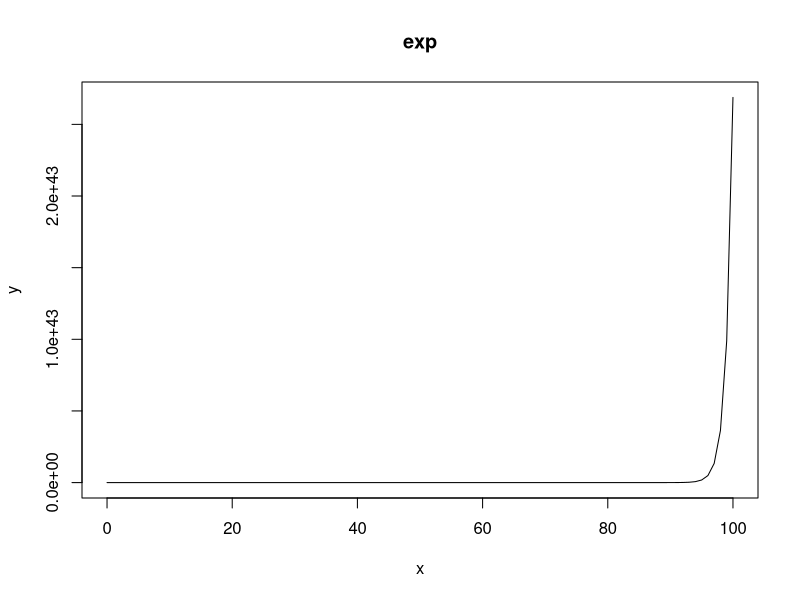
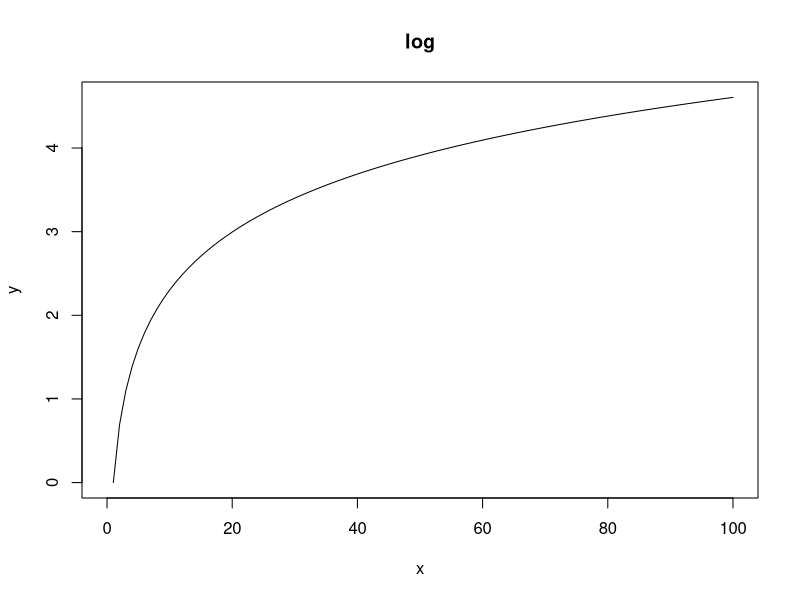
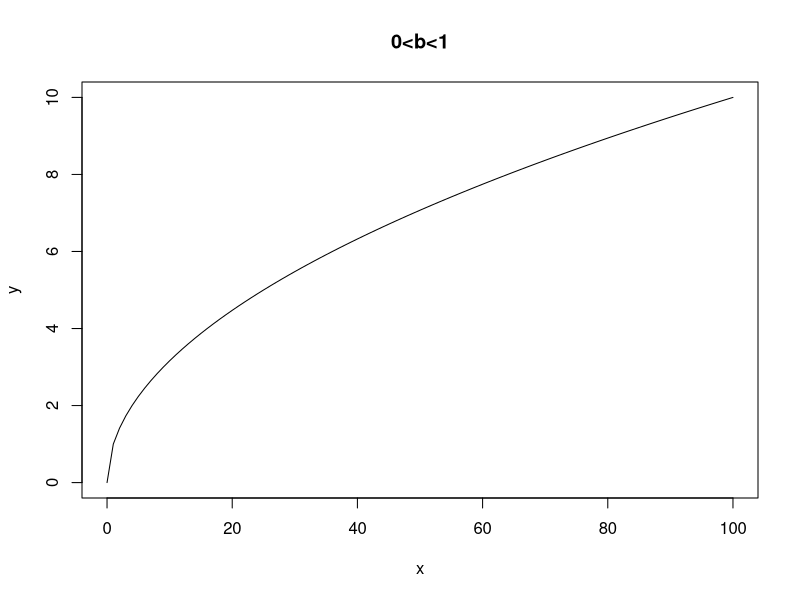
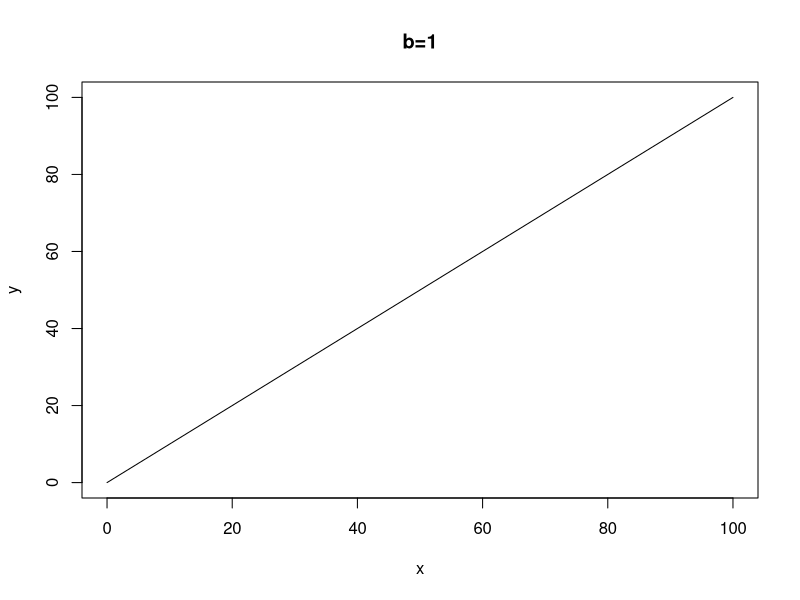
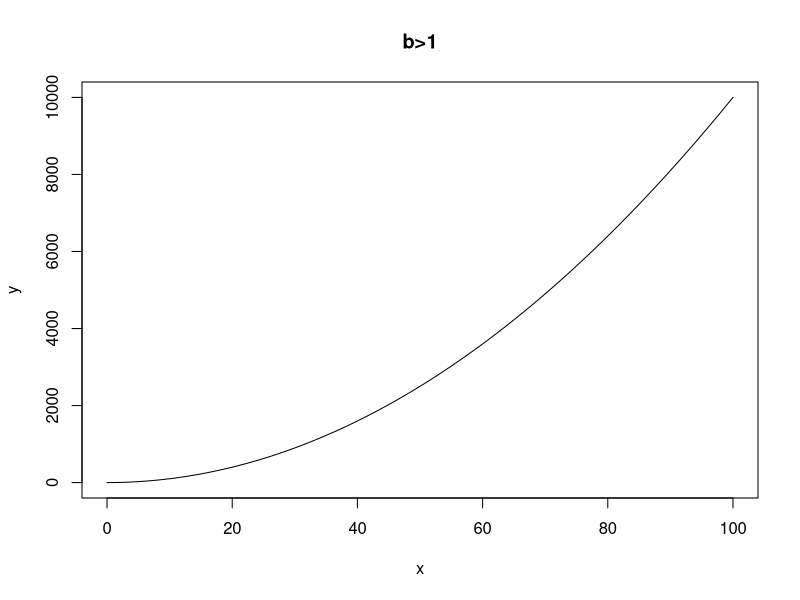
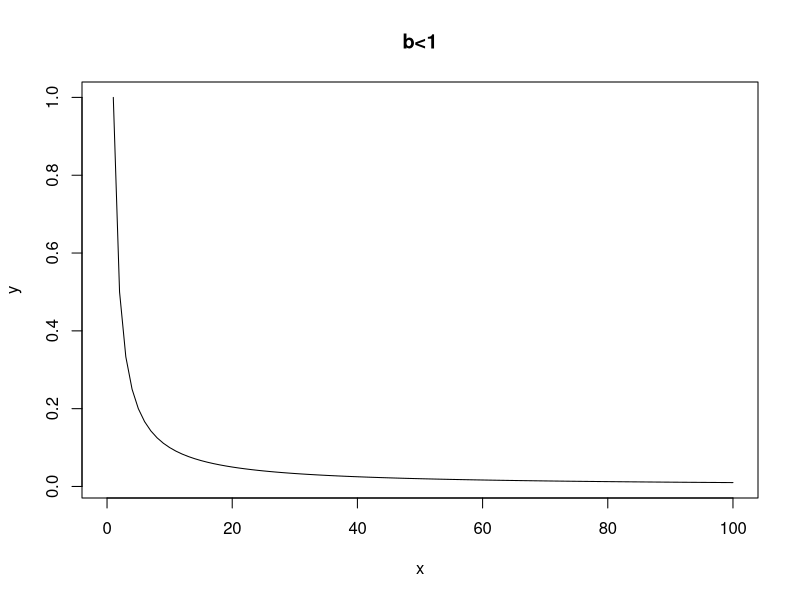
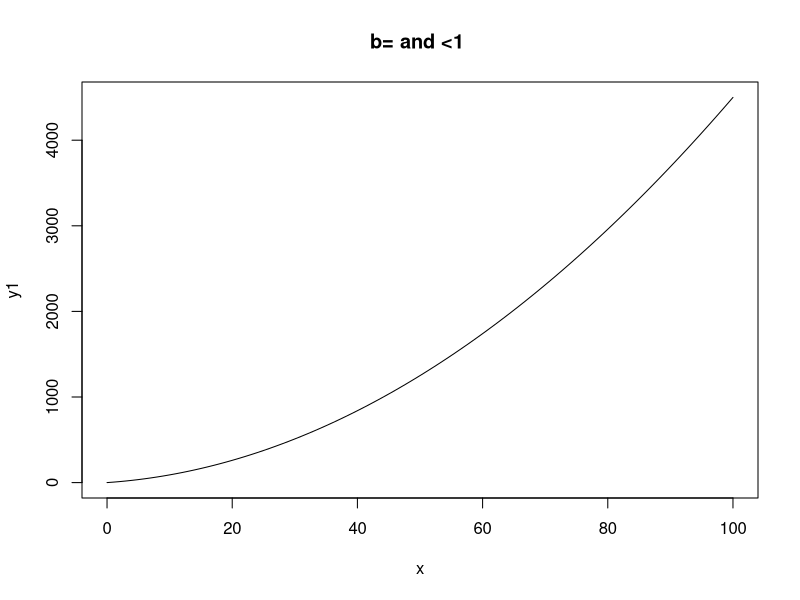
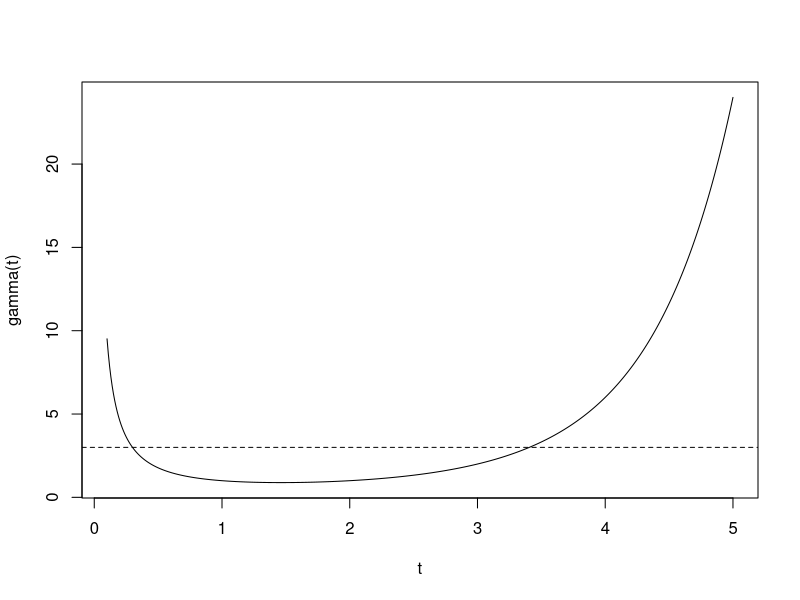

Reproduce these figures in R, in order.
#y = aln(bx) or y = ae^bx
##plotting these as smooth functions
x<- seq(0,100,1) #10000 numbers, between min and max
y= exp (x)# a and b are constants
plot(x,y, type='l', main='exp')
y<- log(x)
plot(x,y, type='l', main='log')

#####2. four types of curves for power
y<- x^0.5
plot(x,y,'l', main="0<b<1") #power less than 1
y<- x
plot(x,y,'l', main="b=1") #power=1
y<- x^2
plot(x,y,'l', main="b>1") #power>1
y<- 1/x
plot(x,y,'l', main="b<1") #power>1
############
#############polynomial functions, x comes repeatedly
y1<- 5*x+0.4*x^2
plot(x,y1,'l', main="b= and <1 ") #power>1

#######3. gamma function
#######extension of t! to positive real numbers
##for integer value of t, gamma (t+1)= t!
t <- seq(0.1,5,0.01)
plot(t,gamma(t),type="l")
abline(h=3,lty=2)
